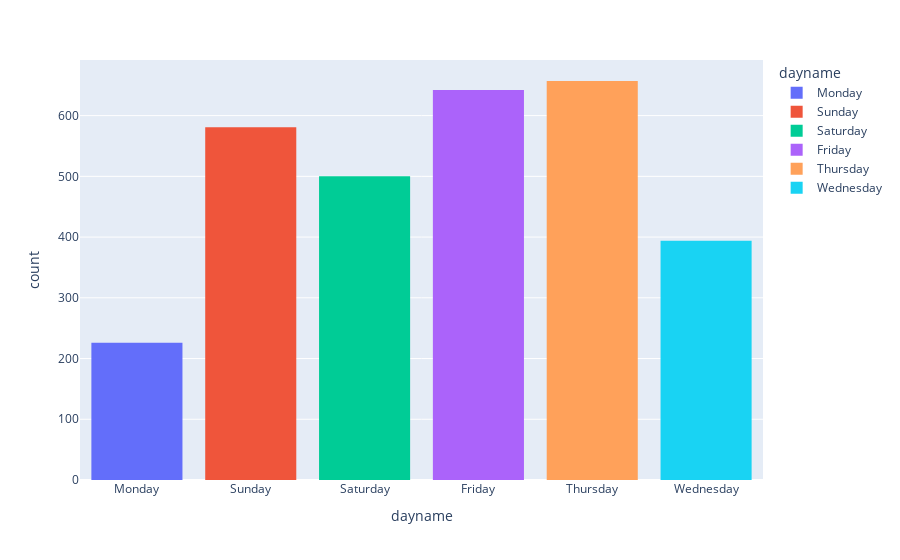

Here is the notebook cell this chart was saved with:
### Markdown cell above
### **Nice** What  next ?
#### how about the time where there was **high** tweets?
* ##### **day wise**
* ##### **hour wise**

### Code cell
px.histogram(df, x='dayname', color="dayname")

### Figure 1 — Plotly figure (JSON) as saved in the notebook; plotly's stock layout.template omitted (floating-point values rounded to 4 significant figures; data arrays with more than 128 entries replaced by an {"elided": "..."} marker saying what was removed)
{"data": [{"alignmentgroup": "True", "bingroup": "x", "hovertemplate": "dayname=%{x}<br>count=%{y}<extra></extra>", "legendgroup": "Monday", "marker": {"color": "#636efa", "pattern": {"shape": ""}}, "name": "Monday", "offsetgroup": "Monday", "orientation": "v", "showlegend": true, "type": "histogram", "x": {"elided": "226 str values"}, "xaxis": "x", "yaxis": "y"}, {"alignmentgroup": "True", "bingroup": "x", "hovertemplate": "dayname=%{x}<br>count=%{y}<extra></extra>", "legendgroup": "Sunday", "marker": {"color": "#EF553B", "pattern": {"shape": ""}}, "name": "Sunday", "offsetgroup": "Sunday", "orientation": "v", "showlegend": true, "type": "histogram", "x": {"elided": "581 str values"}, "xaxis": "x", "yaxis": "y"}, {"alignmentgroup": "True", "bingroup": "x", "hovertemplate": "dayname=%{x}<br>count=%{y}<extra></extra>", "legendgroup": "Saturday", "marker": {"color": "#00cc96", "pattern": {"shape": ""}}, "name": "Saturday", "offsetgroup": "Saturday", "orientation": "v", "showlegend": true, "type": "histogram", "x": {"elided": "500 str values"}, "xaxis": "x", "yaxis": "y"}, {"alignmentgroup": "True", "bingroup": "x", "hovertemplate": "dayname=%{x}<br>count=%{y}<extra></extra>", "legendgroup": "Friday", "marker": {"color": "#ab63fa", "pattern": {"shape": ""}}, "name": "Friday", "offsetgroup": "Friday", "orientation": "v", "showlegend": true, "type": "histogram", "x": {"elided": "642 str values"}, "xaxis": "x", "yaxis": "y"}, {"alignmentgroup": "True", "bingroup": "x", "hovertemplate": "dayname=%{x}<br>count=%{y}<extra></extra>", "legendgroup": "Thursday", "marker": {"color": "#FFA15A", "pattern": {"shape": ""}}, "name": "Thursday", "offsetgroup": "Thursday", "orientation": "v", "showlegend": true, "type": "histogram", "x": {"elided": "657 str values"}, "xaxis": "x", "yaxis": "y"}, {"alignmentgroup": "True", "bingroup": "x", "hovertemplate": "dayname=%{x}<br>count=%{y}<extra></extra>", "legendgroup": "Wednesday", "marker": {"color": "#19d3f3", "pattern": {"shape": ""}}, "name": "Wednesday", "offsetgroup": "Wednesday", "orientation": "v", "showlegend": true, "type": "histogram", "x": {"elided": "394 str values"}, "xaxis": "x", "yaxis": "y"}], "layout": {"barmode": "relative", "legend": {"title": {"text": "dayname"}, "tracegroupgap": 0}, "margin": {"t": 60}, "xaxis": {"anchor": "y", "categoryarray": ["Monday", "Sunday", "Saturday", "Friday", "Thursday", "Wednesday"], "categoryorder": "array", "domain": [0, 1], "title": {"text": "dayname"}}, "yaxis": {"anchor": "x", "domain": [0, 1], "title": {"text": "count"}}}}
